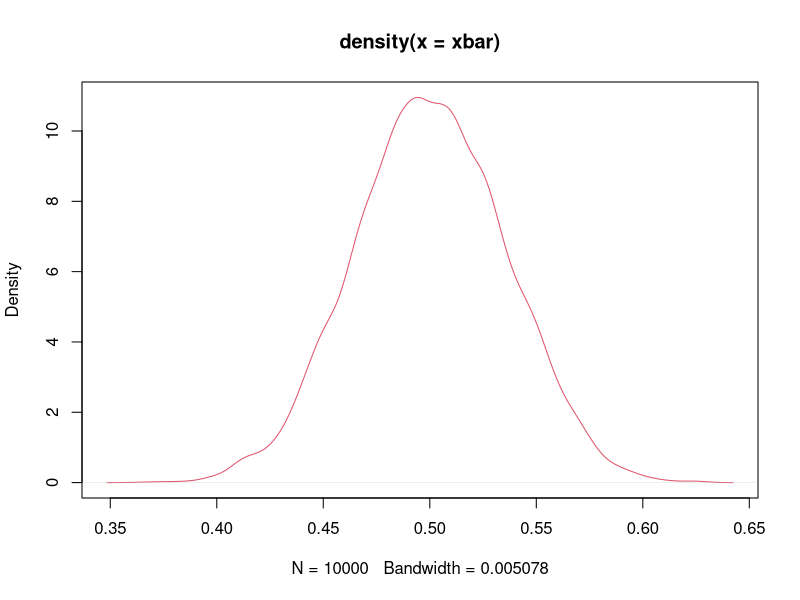

This figure's R source:
## ---- chunk 1
knitr::opts_chunk$set(echo = TRUE)
## ---- chunk 2
n=100
xbar = replicate(10000, mean(rbeta(n, 0.5, 0.5)))
plot(density(xbar), col=2)

